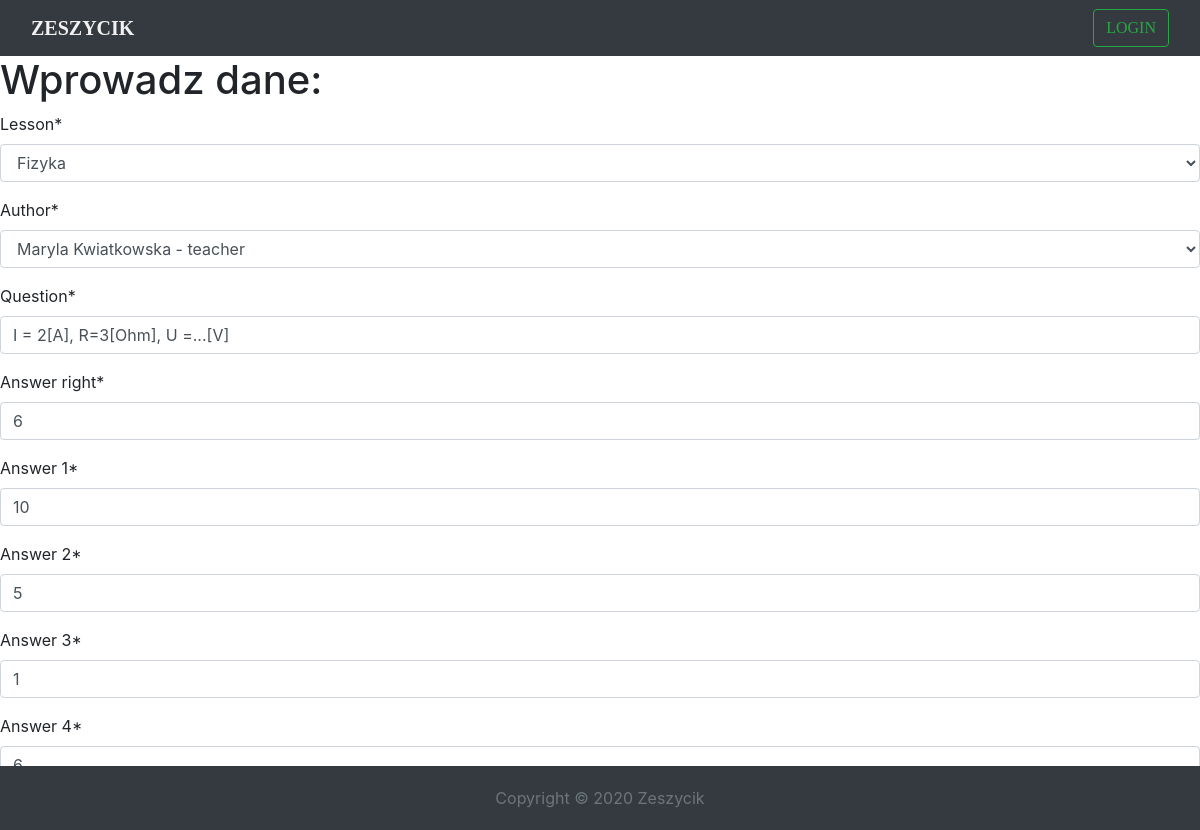
Screenshot of /studenttest/update/2 with the database file from the repository.
### school/models.py (models this page shows, shortened)
class StudentTest(models.Model):
    lesson = models.ForeignKey(Lesson, on_delete=models.CASCADE)
    author = models.ForeignKey(SchoolUser, on_delete=models.DO_NOTHING)
    question = models.CharField(max_length=250)
    answer_right = models.CharField(max_length=5, default='')
    answer_1 = models.CharField(max_length=150, default='')
    answer_2 = models.CharField(max_length=150, default='')
    answer_3 = models.CharField(max_length=150, default='')
    answer_4 = models.CharField(max_length=150, default='')

### school/views.py (the view)
# urls.py: path('studenttest/update/<pk>', StudentTestUpdateView.as_view(), name='studenttest_update'),
class StudentTestUpdateView(UpdateView):
    template_name = 'form.html'
    model = StudentTest
    form_class = StudentTestForm
    success_url = reverse_lazy('studenttest_list')

### school/forms.py
class StudentTestForm(ModelForm):
    def __init__(self, *args, **kwargs):
        super().__init__(*args, **kwargs)
    class Meta:
        model = StudentTest
        fields = '__all__'

### school/models.py (called while the page is built)
    def __str__(self):
        return f'{self.user.first_name} {self.user.last_name} - {self.permissions}'

    def __str__(self):
        return self.name

### school/templates/form.html (shortened to what this page needs)
{% extends 'base.html' %}
{% load static %}
{% load crispy_forms_tags%}
{% block content %}
    <h1>Wprowadz dane:</h1>
    <form  method="post" enctype="multipart/form-data">
        {{ form | crispy }}
    </form>
{% endblock content %}

### static/css/index.css (style rules this page uses)
body { margin-top: 70px; background-attachment: fixed; background-size: 100%; font-size: 16px; }

### rows the page displays
StudentTest: lesson "Fizyka", author "Maryla Kwiatkowska - teacher", question "I = 2[A], R=3[Ohm], U =...[V]", answer_right "6", answer_1 "10", answer_2 "5", answer_3 "1", answer_4 "6"
